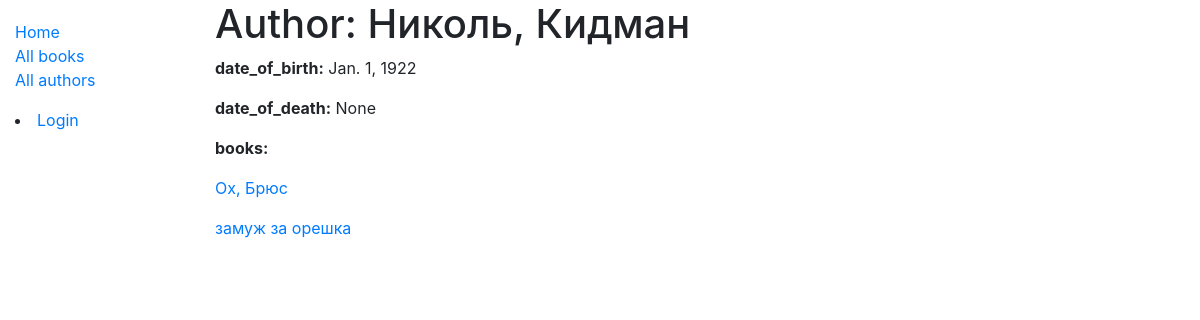
The app's page /catalog/author/1 with its own data.
### catalog/models.py (models this page shows, shortened)
class Author(models.Model):
    first_name = models.CharField(max_length=100)
    last_name = models.CharField(max_length=100)
    date_of_birth = models.DateField(null=True, blank=True)
    date_of_death = models.DateField('Died', null=True, blank=True)
    class Meta:
        ordering = ['last_name', 'first_name']

class Book(models.Model):
    title = models.CharField(max_length=200)
    author = models.ForeignKey('Author', on_delete=models.SET_NULL, null=True)
    summary = models.TextField(max_length=1000, help_text='Enter a brief description of the book')
    isbn = models.CharField('ISBN', max_length=13,
                            help_text='13 Character <a href="https://www.isbn-international.org/content/what-isbn">ISBN number</a>')
    genre = models.ManyToManyField(Genre, help_text='Select a genre for this book')
    def display_genre(self):
        """Create a string for the Genre. This is required to display genre in Admin."""
        return ', '.join(genre.name for genre in self.genre.all()[:3])
    display_genre.short_description = 'Genre'

### catalog/views.py (the view)
# urls.py: path('author/<int:pk>', views.AuthorDetailView.as_view(), name='author-detail'),
class AuthorDetailView(generic.DetailView):
    model = Author

### catalog/templates/catalog/author_detail.html (shortened to what this page needs)
{% extends "base_generic.html" %}
{% block content %}
  <h1>Author: {{ author.first_name }}, {{ author.last_name }}</h1>
  <p><strong>date_of_birth:</strong> {{ author.date_of_birth }}</p>
  <p><strong>date_of_death:</strong> {{ author.date_of_death }}</p>
<p><strong>books:</strong>
    {% for book in author.book_set.all %}
   </p> <a href="{% url 'book-detail' book.pk %}">{{ book.title }}</a></p>
 {% endfor %}
{% endblock %}

### records on screen
Author: first_name "Николь", last_name "Кидман", date_of_birth "Jan. 1, 1922", date_of_death "None"
Book: title "Ох, Брюс"
Book: title "замуж за орешка"
